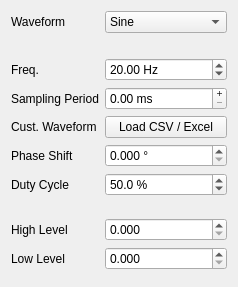
<?xml version="1.0" encoding="UTF-8"?>
<ui version="4.0">
 <class>WaveformOptionsWidget</class>
 <widget class="QWidget" name="WaveformOptionsWidget">
  <property name="geometry">
   <rect>
    <x>0</x>
    <y>0</y>
    <width>238</width>
    <height>287</height>
   </rect>
  </property>
  <layout class="QFormLayout" name="formLayout">
   <item row="0" column="0">
    <widget class="QLabel" name="wavefomLabel">
     <property name="text">
      <string>Waveform</string>
     </property>
    </widget>
   </item>
   <item row="0" column="1">
    <widget class="QComboBox" name="waveFormComboBox">
     <item>
      <property name="text">
       <string>Sine</string>
      </property>
     </item>
     <item>
      <property name="text">
       <string>Triangle</string>
      </property>
     </item>
     <item>
      <property name="text">
       <string>Square</string>
      </property>
     </item>
     <item>
      <property name="text">
       <string>Custom</string>
      </property>
     </item>
    </widget>
   </item>
   <item row="1" column="0" colspan="2">
    <spacer name="verticalSpacer_6">
     <property name="orientation">
      <enum>Qt::Orientation::Vertical</enum>
     </property>
     <property name="sizeType">
      <enum>QSizePolicy::Policy::Fixed</enum>
     </property>
     <property name="sizeHint" stdset="0">
      <size>
       <width>167</width>
       <height>13</height>
      </size>
     </property>
    </spacer>
   </item>
   <item row="2" column="0">
    <widget class="QLabel" name="freqLabel">
     <property name="text">
      <string>Freq.</string>
     </property>
    </widget>
   </item>
   <item row="2" column="1">
    <widget class="QDoubleSpinBox" name="freqSpinBox">
     <property name="sizePolicy">
      <sizepolicy hsizetype="Preferred" vsizetype="Fixed">
       <horstretch>0</horstretch>
       <verstretch>0</verstretch>
      </sizepolicy>
     </property>
     <property name="suffix">
      <string> Hz</string>
     </property>
     <property name="minimum">
      <double>0.010000000000000</double>
     </property>
     <property name="maximum">
      <double>100000.000000000000000</double>
     </property>
     <property name="value">
      <double>20.000000000000000</double>
     </property>
    </widget>
   </item>
   <item row="3" column="0">
    <widget class="QLabel" name="waveSamplingPeriodLabel">
     <property name="text">
      <string>Sampling Period</string>
     </property>
    </widget>
   </item>
   <item row="3" column="1">
    <widget class="QDoubleSpinBox" name="waveSamplingPeriodSpinBox">
     <property name="readOnly">
      <bool>false</bool>
     </property>
     <property name="buttonSymbols">
      <enum>QAbstractSpinBox::ButtonSymbols::PlusMinus</enum>
     </property>
     <property name="suffix">
      <string> ms</string>
     </property>
     <property name="maximum">
      <double>3276.800000000000182</double>
     </property>
     <property name="singleStep">
      <double>0.050000000000000</double>
     </property>
    </widget>
   </item>
   <item row="4" column="0">
    <widget class="QLabel" name="customLabel">
     <property name="text">
      <string>Cust. Waveform</string>
     </property>
    </widget>
   </item>
   <item row="4" column="1">
    <widget class="QPushButton" name="importButton">
     <property name="text">
      <string>Load CSV / Excel</string>
     </property>
    </widget>
   </item>
   <item row="5" column="0">
    <widget class="QLabel" name="phaseLabel">
     <property name="text">
      <string>Phase Shift</string>
     </property>
    </widget>
   </item>
   <item row="5" column="1">
    <widget class="QDoubleSpinBox" name="phaseShiftSpinBox">
     <property name="sizePolicy">
      <sizepolicy hsizetype="Preferred" vsizetype="Fixed">
       <horstretch>0</horstretch>
       <verstretch>0</verstretch>
      </sizepolicy>
     </property>
     <property name="suffix">
      <string> °</string>
     </property>
     <property name="decimals">
      <number>3</number>
     </property>
     <property name="minimum">
      <double>0.000000000000000</double>
     </property>
     <property name="maximum">
      <double>360.000000000000000</double>
     </property>
     <property name="value">
      <double>0.000000000000000</double>
     </property>
    </widget>
   </item>
   <item row="6" column="0">
    <widget class="QLabel" name="dutyCycleLabel">
     <property name="text">
      <string>Duty Cycle</string>
     </property>
    </widget>
   </item>
   <item row="6" column="1">
    <widget class="QDoubleSpinBox" name="dutyCycleSpinBox">
     <property name="suffix">
      <string> %</string>
     </property>
     <property name="decimals">
      <number>1</number>
     </property>
     <property name="minimum">
      <double>0.100000000000000</double>
     </property>
     <property name="value">
      <double>50.000000000000000</double>
     </property>
    </widget>
   </item>
   <item row="7" column="1">
    <spacer name="verticalSpacer_5">
     <property name="orientation">
      <enum>Qt::Orientation::Vertical</enum>
     </property>
     <property name="sizeType">
      <enum>QSizePolicy::Policy::Fixed</enum>
     </property>
     <property name="sizeHint" stdset="0">
      <size>
       <width>0</width>
       <height>10</height>
      </size>
     </property>
    </spacer>
   </item>
   <item row="8" column="0">
    <widget class="QLabel" name="highLabel">
     <property name="text">
      <string>High Level</string>
     </property>
    </widget>
   </item>
   <item row="8" column="1">
    <widget class="QDoubleSpinBox" name="highLevelSpinBox">
     <property name="sizePolicy">
      <sizepolicy hsizetype="Preferred" vsizetype="Fixed">
       <horstretch>0</horstretch>
       <verstretch>0</verstretch>
      </sizepolicy>
     </property>
     <property name="decimals">
      <number>3</number>
     </property>
     <property name="maximum">
      <double>1000.000000000000000</double>
     </property>
    </widget>
   </item>
   <item row="9" column="0">
    <widget class="QLabel" name="lowLabel">
     <property name="text">
      <string>Low Level</string>
     </property>
    </widget>
   </item>
   <item row="9" column="1">
    <widget class="QDoubleSpinBox" name="lowLevelSpinBox">
     <property name="sizePolicy">
      <sizepolicy hsizetype="Preferred" vsizetype="Fixed">
       <horstretch>0</horstretch>
       <verstretch>0</verstretch>
      </sizepolicy>
     </property>
     <property name="decimals">
      <number>3</number>
     </property>
     <property name="maximum">
      <double>1000.000000000000000</double>
     </property>
    </widget>
   </item>
  </layout>
 </widget>
 <resources/>
 <connections/>
</ui>
